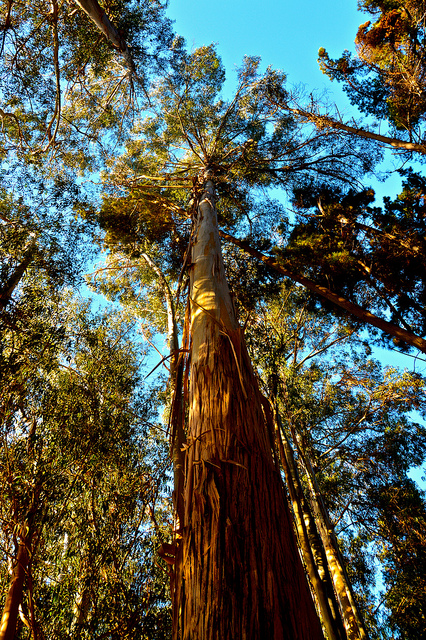
#> input picture Image processing/T03/FOTOS_ALGORITMO_2/12487273925_9a5bc6cf58_z.jpg, 426 x 640 px
$ python Algoritmo_2.py
#> lines starting #> are read from the running program, lines starting #| are printed output that depends on the picture
import cv2
from matplotlib import pyplot as plt


class Algoritmo_2:

    def __init__(self, filename):
        '''Se lee la imagen y se reordenan los valores de los pixeles de la imagen para evitar problemas
        al graficarla, puesto que una vez abierta una imagen con el metodo cv2.imread() los valores de
        cada pixel estan ordenados de la siguiente forma: blue, green, red'''
#> called with filename = '12487273925_9a5bc6cf58_z.jpg'
        self.bgr_img = cv2.imread('./FOTOS_ALGORITMO_2/{}'.format(filename))
#> self.bgr_img is the input picture: shape (640, 426, 3); mean B, G, R 75.5, 88.7, 82.8
        # Se obtienen los valores
        self.b,self.g,self.r = cv2.split(self.bgr_img)
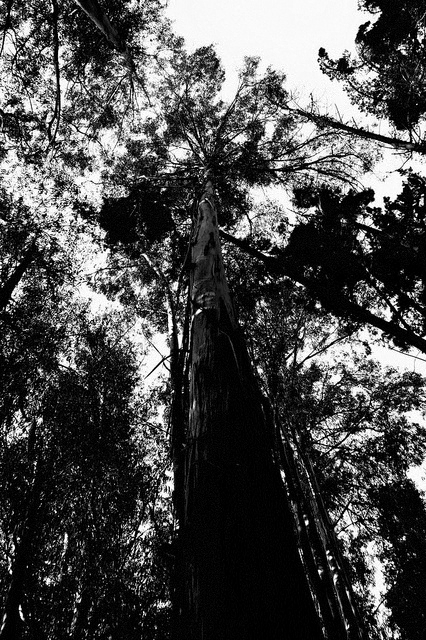
#> self.b: shape (640, 426); min 0, max 255, mean 75.5
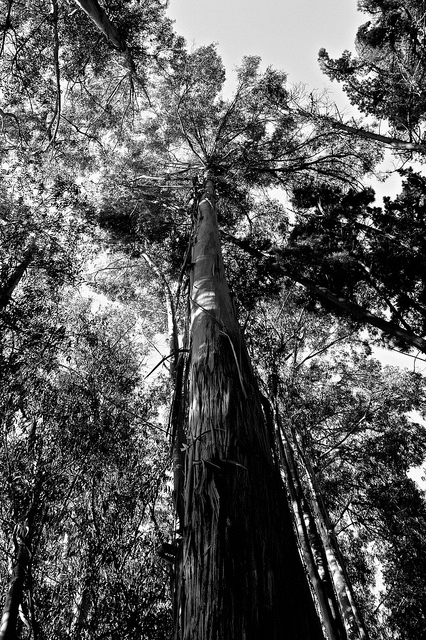
#> self.g: shape (640, 426); min 0, max 255, mean 88.7
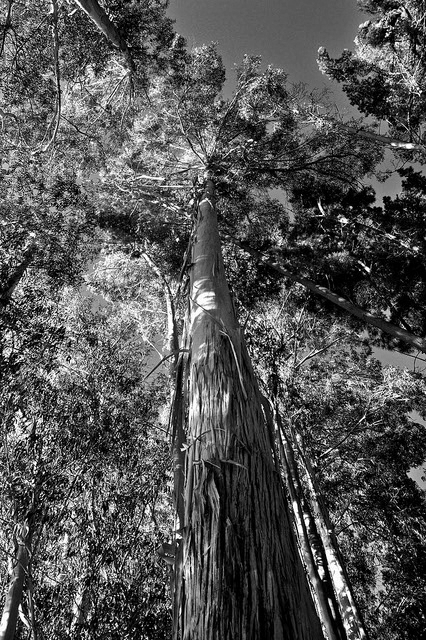
#> self.r: shape (640, 426); min 0, max 255, mean 82.8
        # Se reordenan los valores
        self.rgb_img = cv2.merge([self.r,self.g,self.b])

    def run(self):
        ''' Se realizan todas las acciones necesarias para obtener la imagen deseada y luego graficarla '''
        # Se realiza un filtro de mediana de tamano 7
        self.rgb_img = cv2.medianBlur(self.rgb_img,7)
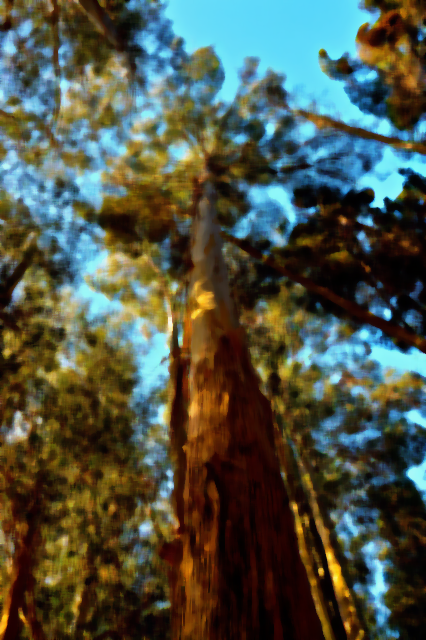
#> self.rgb_img: shape (640, 426, 3); mean R, G, B 78, 83.7, 70.3
        # Se obtiene una imagen canny con los bordes de la imagen original
        self.canny = self.auto_canny(self.rgb_img)
        self.cambiar_colores()
        plt.imshow(self.rgb_img)
        plt.show()

    def auto_canny(self, image):
        # Metodo utilizado para obtener la imagen canny con los bordes de la imagen original
        edged = cv2.Canny(image, 0, 10)
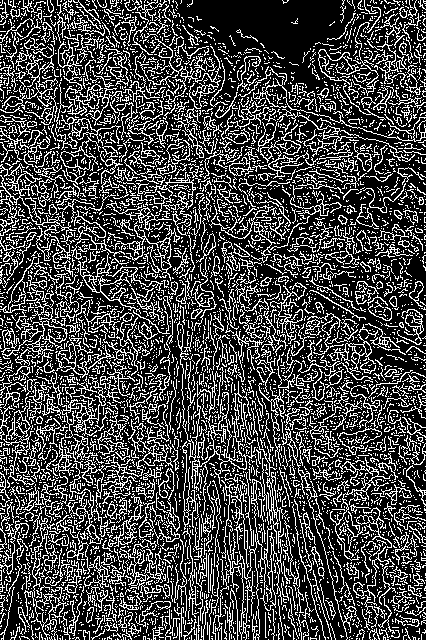
#> edged: shape (640, 426); 27.4% white in thin lines or dots
        return edged

    def cambiar_colores(self):
        #Loop que recorre toda la imagen
        for x in range(self.rgb_img.shape[1]):
            for y in range(self.rgb_img.shape[0]):
                # Valores RBG del pixel
                r, g, b = self.rgb_img[y, x]
                # Si el pixel es blanco en la imagen canny y no casi negro en la imagen original
                if self.canny[y,x] == 255 and self.rgb_img[y,x][0]> 10 and self.rgb_img[y,x][1]> 10 and self.rgb_img[y,x][2]> 10:
                    try:
                        # A todos los pixeles seleccionados se les resta 1 en cada valor
                        # Si el valor es menor que 10, el valor sera 10.
                        self.rgb_img[y, x]= [max(r-1, 10),max(g-1, 10), max(b-1, 10)]
                        self.rgb_img[y, x+1]= [max(r-1, 10),max(g-1, 10), max(b-1, 10)]
                        self.rgb_img[y, x-1]= [max(r-1, 10),max(g-1, 10), max(b-1, 10)]
                        self.rgb_img[y+1, x]= [max(r-1, 10),max(g-1, 10), max(b-1, 10)]
                        self.rgb_img[y-1, x]= [max(r-1, 10),max(g-1, 10), max(b-1, 10)]
                        self.rgb_img[y+1, x-1]= [max(r-1, 10),max(g-1, 10), max(b-1, 10)]
                        self.rgb_img[y-1, x+1]= [max(r-1, 10),max(g-1, 10), max(b-1, 10)]
                        self.rgb_img[y-1, x-1]= [max(r-1, 10),max(g-1, 10), max(b-1, 10)]
                        self.rgb_img[y+1, x+1]= [max(r-1, 10),max(g-1, 10), max(b-1, 10)]
                    #Excepcion para los bordes
                    except:
                        pass
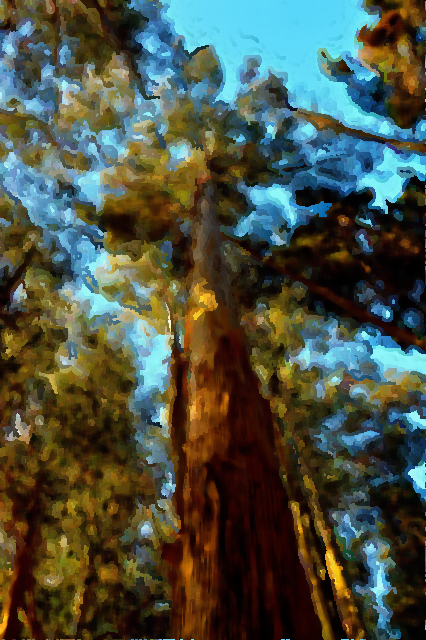
#> self.rgb_img: shape (640, 426, 3); mean R, G, B 74.9, 80.9, 67.3

A = Algoritmo_2('12487273925_9a5bc6cf58_z.jpg')
A.run()

$ run again, with Image processing/T03/FOTOS_ALGORITMO_2/6888794062_a017769126_z.jpg copied over Image processing/T03/FOTOS_ALGORITMO_2/12487273925_9a5bc6cf58_z.jpg
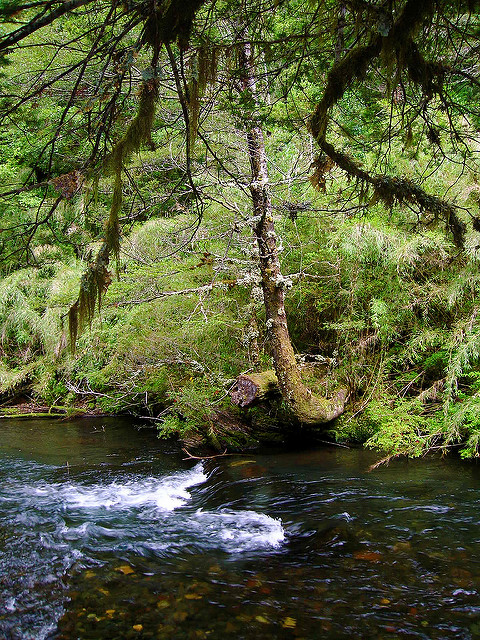
#> input picture Image processing/T03/FOTOS_ALGORITMO_2/6888794062_a017769126_z.jpg, 480 x 640 px
#> in __init__, self.bgr_img is the input picture: shape (640, 480, 3); mean B, G, R 57.5, 92.1, 85.5
#> in auto_canny, `edged = cv2.Canny(image, 0, 10)`:
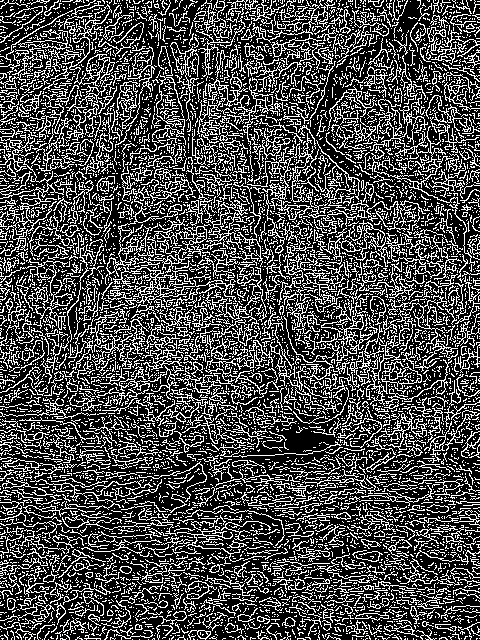
#> edged: shape (640, 480); 29.3% white in thin lines or dots
#> after the loop in cambiar_colores, `for x in range(self.rgb_img.shape[1]):`:
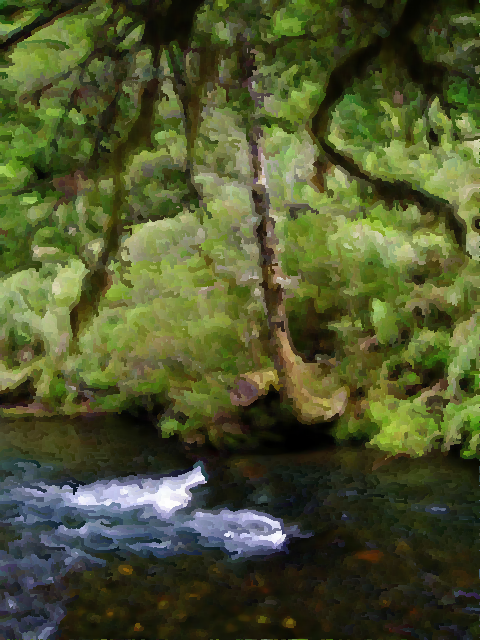
#> self.rgb_img: shape (640, 480, 3); mean R, G, B 77.5, 84.7, 46.1

$ run again, with Image processing/T03/FOTOS_ALGORITMO_2/8381766543_b9b2721df9_z.jpg copied over Image processing/T03/FOTOS_ALGORITMO_2/12487273925_9a5bc6cf58_z.jpg
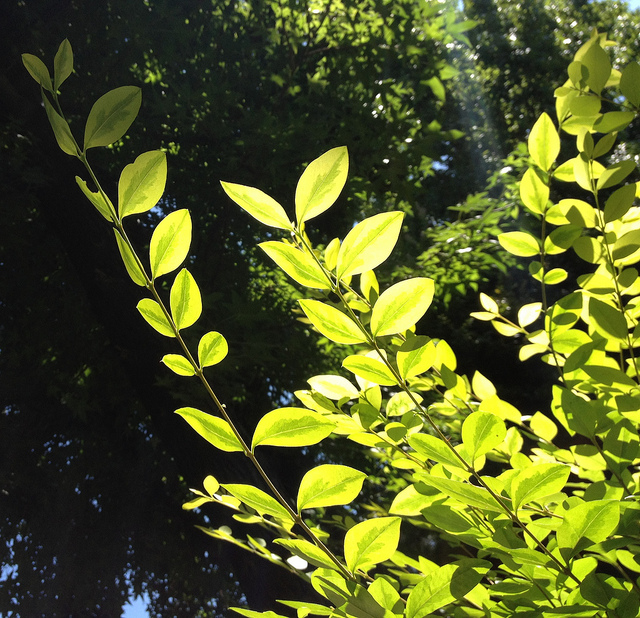
#> input picture Image processing/T03/FOTOS_ALGORITMO_2/8381766543_b9b2721df9_z.jpg, 640 x 618 px
#> in __init__, self.bgr_img is the input picture: shape (618, 640, 3); mean B, G, R 36.4, 92.5, 85.5
#> in auto_canny, `edged = cv2.Canny(image, 0, 10)`:
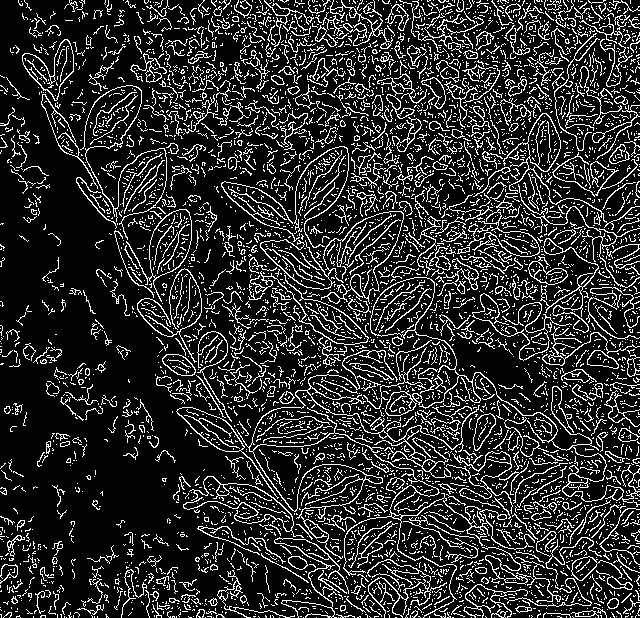
#> edged: shape (618, 640); 17.5% white in thin lines or dots
#> after the loop in cambiar_colores, `for x in range(self.rgb_img.shape[1]):`:
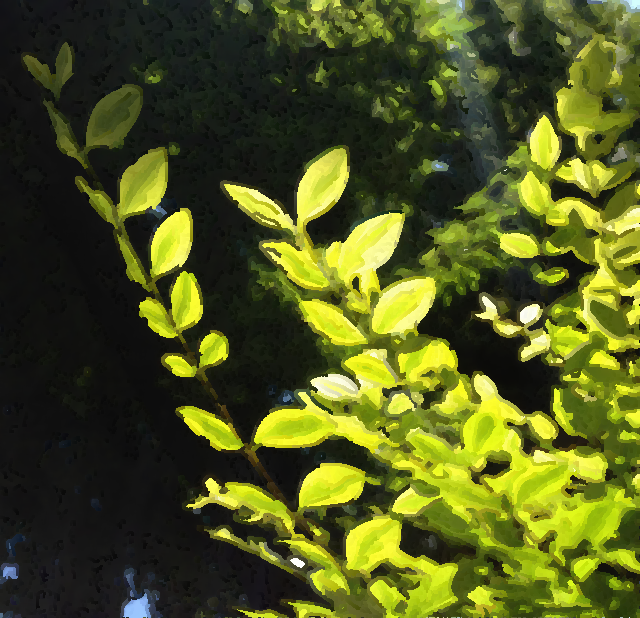
#> self.rgb_img: shape (618, 640, 3); mean R, G, B 80.2, 87.2, 30.2

$ run again, with Image processing/T03/FOTOS_ALGORITMO_2/8796182308_f578c42446_z.jpg copied over Image processing/T03/FOTOS_ALGORITMO_2/12487273925_9a5bc6cf58_z.jpg
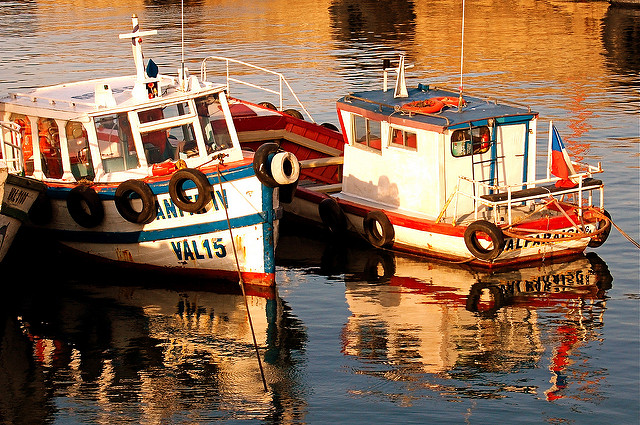
#> input picture Image processing/T03/FOTOS_ALGORITMO_2/8796182308_f578c42446_z.jpg, 640 x 425 px
#> in __init__, self.bgr_img is the input picture: shape (425, 640, 3); mean B, G, R 79.3, 103.6, 135.9
#> in auto_canny, `edged = cv2.Canny(image, 0, 10)`:
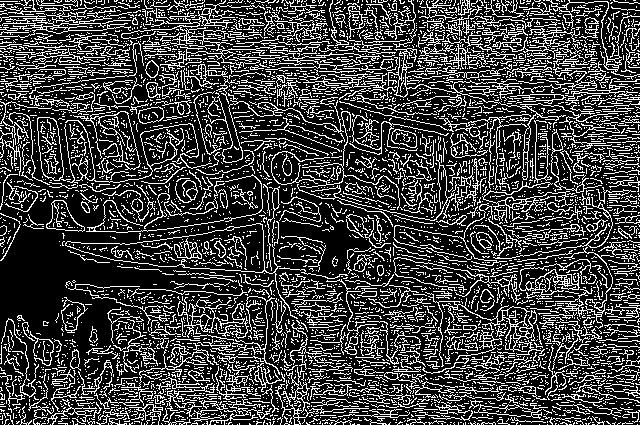
#> edged: shape (425, 640); 25.3% white in thin lines or dots
#> after the loop in cambiar_colores, `for x in range(self.rgb_img.shape[1]):`:
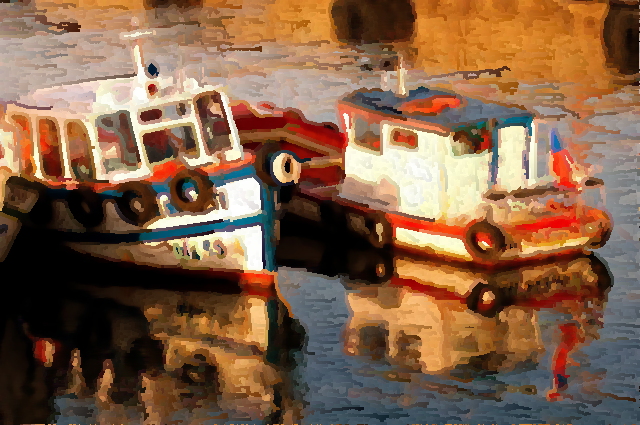
#> self.rgb_img: shape (425, 640, 3); mean R, G, B 131.1, 97.1, 71.6
